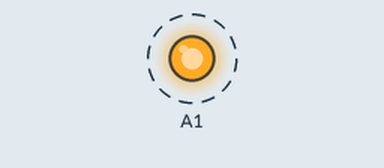
The sketch below on a simulated Arduino Uno, built with avr-gcc and run on an emulated ATmega328P. On the bench: output pins drawn as LEDs (lit = HIGH). Dashed ring = blinking. What the sketch prints to the serial monitor is not drawn.

Above: at 0.5 s.
Timing chart, 0 to 4.6 s (numbered marks = the images above):
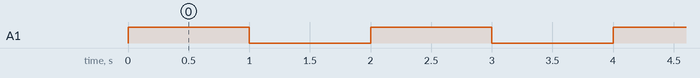

Measured:
- by itself, A1: alternates HIGH for 1.0 s and LOW for 1.0 s

The sketch:

1-LED.ino
```cpp
/*
 * Interorbital Systems' satellite kit demo program
 * Demo-LED
 * Version 1.0, July 2020
 * Author: Sylvain BURDOT (SGLB)
 *
 * This is a demo program to get you started with you satellite. It is neither complete nor optimized to access the full functions of the kit.
 */

//===============================================================================================
/*
 * The LED is wired on the ATmega's pin 96: Analog 1 for Arduino.
 * This program blinks the on-board green LED at 0.5Hz and shows communication via the serial port.
 *
 */
//===============================================================================================


int i= 0;
void setup() {


  Serial.begin(9600);
  pinMode(A1, OUTPUT);


}

void loop() {


  Serial.println("Hello World!");
  Serial.println(i);
  i++;

  digitalWrite(A1,HIGH);
  delay(1000);
  digitalWrite(A1,LOW);
  delay(1000);


}
```
